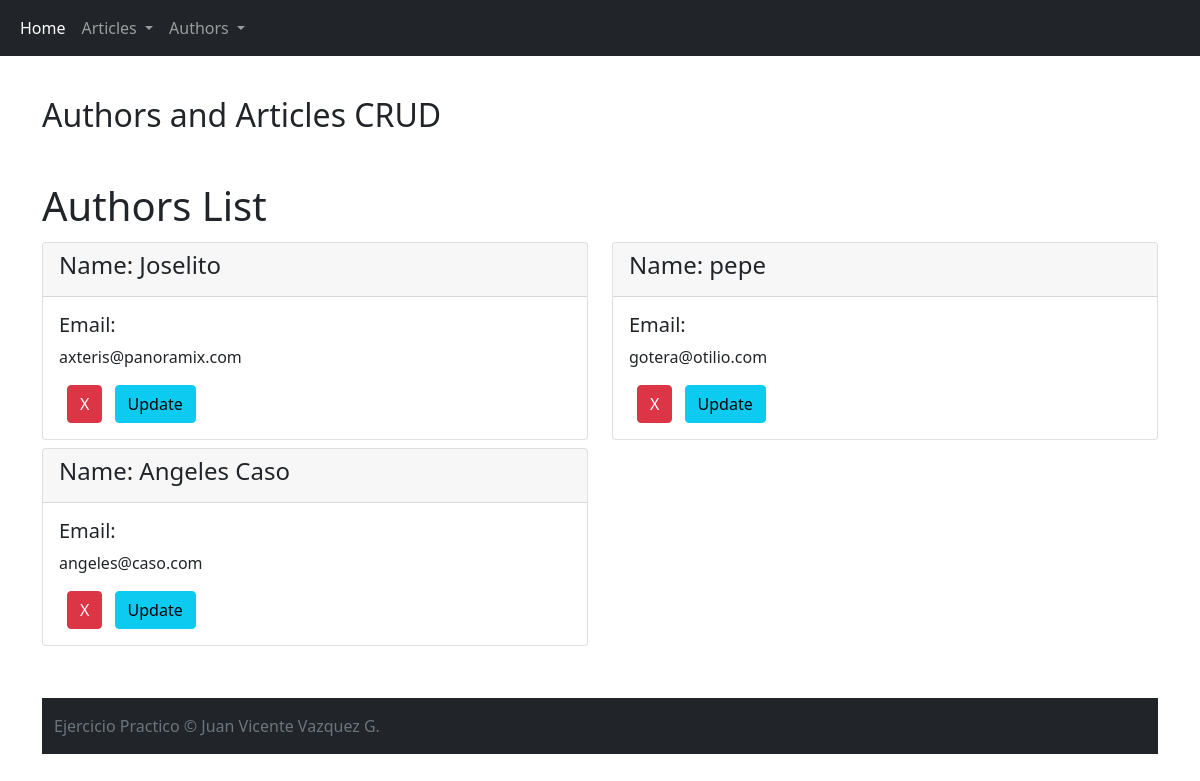
/authors/, run on an earlier commit of the app's database.
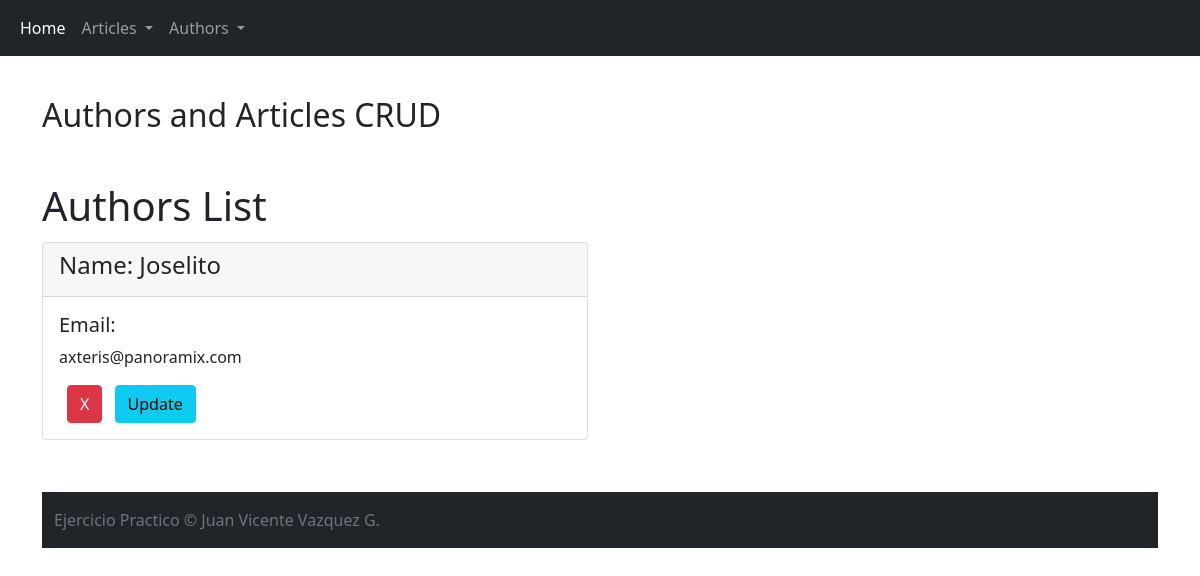
And on a later commit of the database.
### crud/models.py (models this page shows)
class Author(models.Model):
    nombre = models.CharField(max_length=50)
    email = models.EmailField()
    created_at = models.DateTimeField(auto_now_add=True)
    update_at = models.DateTimeField(auto_now_add=True)

### crud/views.py (the view)
# urls.py: path('authors/', views.authors_list, name="authors_list"),
def authors_list(request):
    authors = Author.objects.all()
    return render(request, 'authors_list.html', {'authors': authors})

### crud/templates/authors_list.html (shortened to what this page needs)
{% extends 'layout.html' %}
{% block content %}
<div class="row">
    <h1>Authors List</h1>
    {% for author in authors %}
    <div class="col-6">
        <div class="card my-1">
            <div class="card-header">
                <h4 class="card-title">Name: {{author.nombre}} </h4>
            </div>
            <div class="card-body">
                <h5>Email:</h5>
                <p class="card-text">{{author.email}}</p>
             <a href="{% url 'author_delete' author.id %}" class="btn btn-danger mx-2" href="#">X</a>
             <a href="{% url 'author_form_update' author.id %}" class="btn btn-info">Update</a>
            </div>
        </div>
    </div>
    {% empty %}
    <h5>There is no article created yet!</h5>
    {% endfor %}
</div>
{% endblock %}

What changed in the data, as far as the page shows it:
removed Author: nombre "pepe", email "gotera@otilio.com"
removed Author: nombre "Angeles Caso", email "angeles@caso.com"
